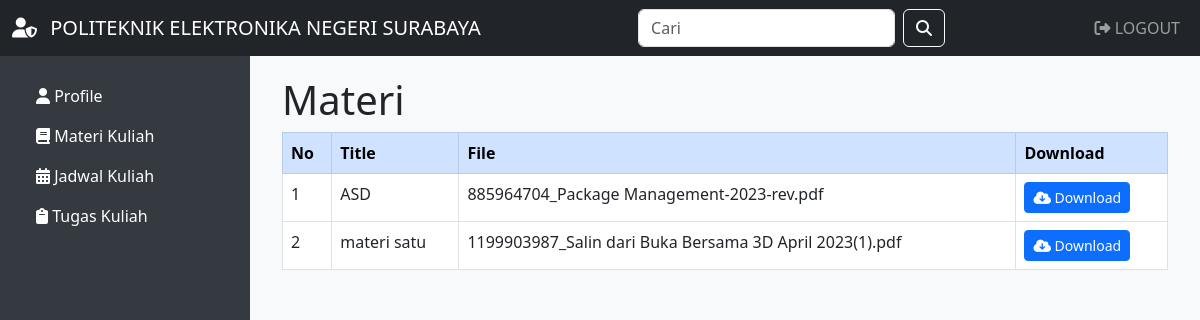
Screenshot of /materiwpw.php?id_dosen=1 (signed in) with the database file from the repository.
### tables this page shows
CREATE TABLE `materi` (
  `id_materi` int(11) NOT NULL,
  `id_dosen` int(11) NOT NULL,
  `title` varchar(225) NOT NULL,
  `materi` varchar(225) NOT NULL
);

### materiwpw.php (the view, shortened to what this page needs)
<?php
$id_dosen = $_GET['id_dosen'];
include 'koneksi.php';
$query = "SELECT * FROM materi WHERE id_dosen = '$id_dosen'";
$result = mysqli_query($koneksi, $query);
?>
<!DOCTYPE html>
<html lang="en">
<head>
    <link rel="stylesheet" href="https://cdnjs.cloudflare.com/ajax/libs/font-awesome/6.0.0-beta3/css/all.min.css">
    <link href="https://cdn.jsdelivr.net/npm/bootstrap@5.3.0-alpha2/dist/css/bootstrap.min.css" rel="stylesheet">
</head>
<body>
    <nav class="navbar navbar-expand-lg navbar-dark bg-dark text-uppercase">
        <div class="container-fluid">
            <a class="navbar-brand" href="index.php">
                <i class="fas fa-user-shield me-2"></i> Politeknik Elektronika Negeri Surabaya
            </a>
            <div class="collapse navbar-collapse" id="navbarSupportedContent">
                <form class="d-flex ms-auto">
                    <input class="form-control me-2" type="search" placeholder="Cari" aria-label="Search">
                    <button class="btn btn-outline-light" type="submit">
                        <i class="fas fa-search"></i>
                    </button>
                </form>
                <ul class="navbar-nav ms-auto">
                    <li class="nav-item">
                        <a class="nav-link" href="logout.php"><i class="fas fa-sign-out-alt"></i> Logout</a>
                    </li>
                </ul>
            </div>
        </div>
    </nav>
    <div class="dashboard">
        <ul class="nav flex-column">
            <li class="nav-item">
                <a class="nav-link active text-white" href="halmahasiswa.php"><i class="fas fa-user"></i> Profile</a>
            </li>
            <li class="nav-item">
                <a class="nav-link active text-white" href="materimahasiswa.php"><i class="fas fa-book"></i> Materi Kuliah</a>
            </li>
            <li class="nav-item">
                <a class="nav-link active text-white" href="jadwalmahasiswa.php"><i class="fas fa-calendar-alt"></i> Jadwal Kuliah</a>
            </li>
            <li class="nav-item">
                <a class="nav-link active text-white" href="tugasmahasiswa.php"><i class="fas fa-clipboard"></i> Tugas Kuliah</a>
            </li>
        </ul>
    </div>
    <div class="content">
        <div class="container">
            <div class="row">
                <div class="col-md-12">
                    <h1>Materi</h1>
                    <table class="table table-bordered">
                        <thead class="table-primary">
                            <tr>
                                <th>No</th>
                                <th>Title</th>
                                <th>File</th>
                                <th>Download</th>
                            </tr>
                        </thead>
                        <tbody>
                            <?php
                            $no = 1;
                            if ($result && mysqli_num_rows($result) > 0) {
                                while ($data = mysqli_fetch_assoc($result)) {
                            ?>
                                    <tr>
                                        <td><?php echo $no++; ?></td>
                                        <td><?php echo isset($data['title']) ? $data['title'] : ''; ?></td>
                                        <td><?php echo isset($data['materi']) ? $data['materi'] : ''; ?></td>
                                        <td>
                                            <a class="btn btn-primary btn-sm" href="download.php?materi=id<?php echo isset($data['materi']) ? $data['materi'] : ''; ?>">
                                                <i class="fas fa-cloud-download-alt"></i> Download
                                            </a>
                                        </td>
                                    </tr>
                                <?php
                                }
                            } else {
                                ?>
                                <tr>
                                    <td colspan="4">No data available</td>
                                </tr>
                            <?php
                            }
                            ?>
                        </tbody>
                    </table>
                </div>
            </div>
        </div>
    </div>
</body>
</html>

### materiwpw.php (style rules this page uses)
.dashboard { background-color: #343a40; color: #fff; padding: 20px; }
.dashboard .nav-link { color: #fff; }
.content { padding: 20px; background-color: #f8f9fa; }
@media (min-width: 992px) { .dashboard { position: fixed; top: 56px; bottom: 0; left: 0; width: 250px; overflow-y: auto; } }
@media (min-width: 992px) { .content { margin-left: 250px; height: calc(100vh - 56px); overflow-y: auto; } }

### rows the page displays
materi: title "ASD", materi "885964704_Package Management-2023-rev.pdf"
materi: title "materi satu", materi "1199903987_Salin dari Buka Bersama 3D April 2023(1).pdf"
